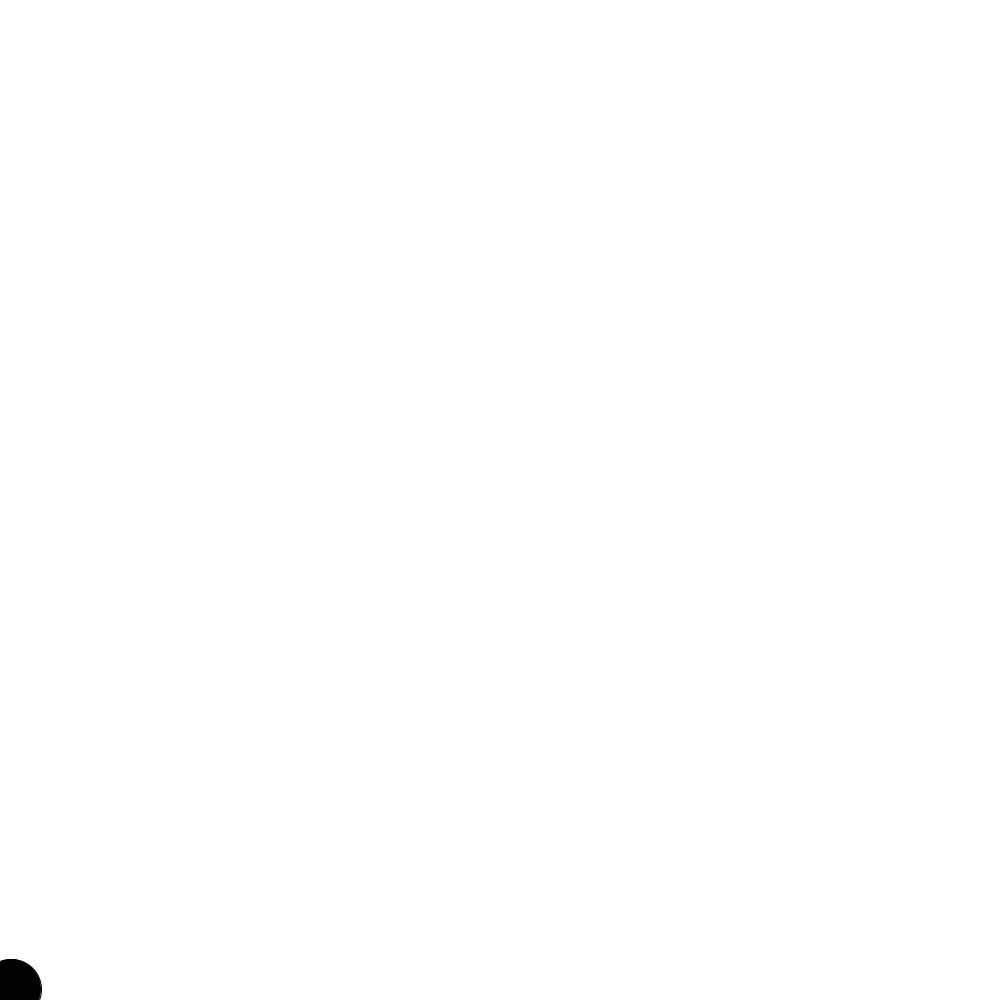
Frame 1 (no input)
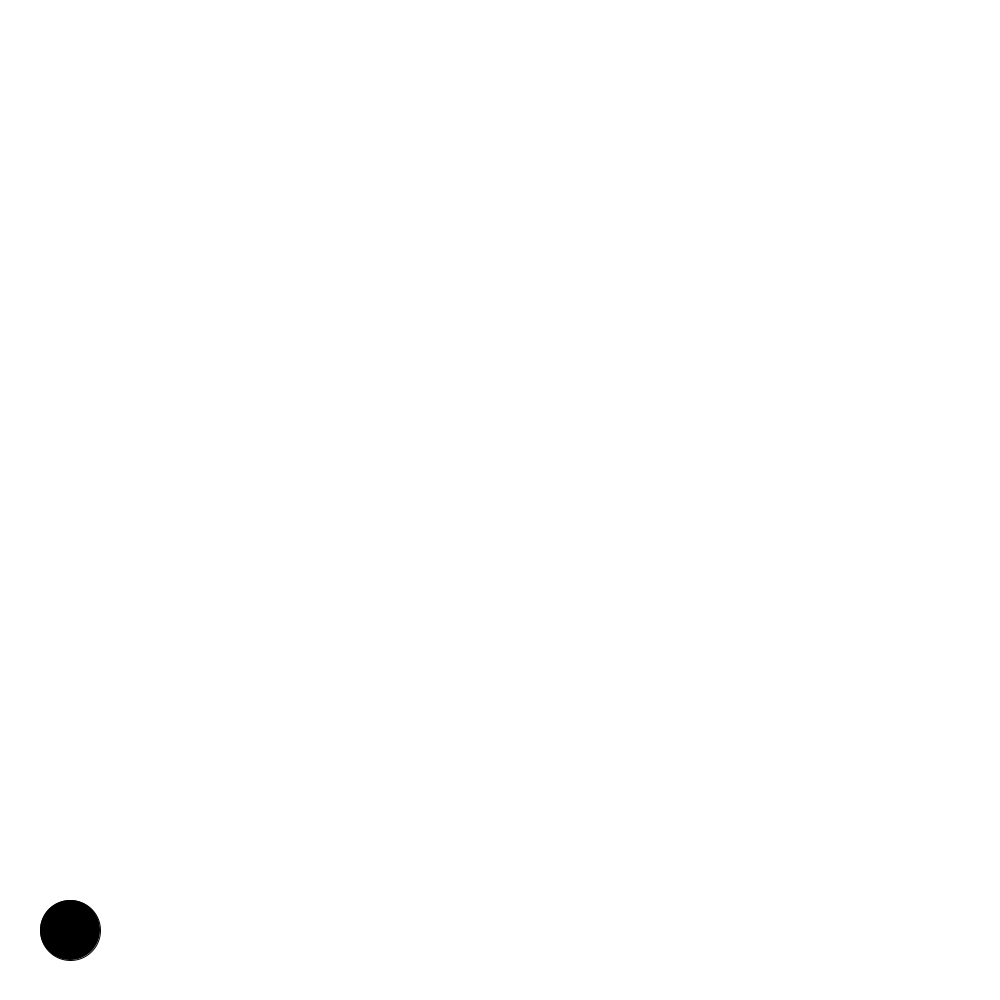
Frame 60 (the mouse pressed at the canvas centre just before this capture)
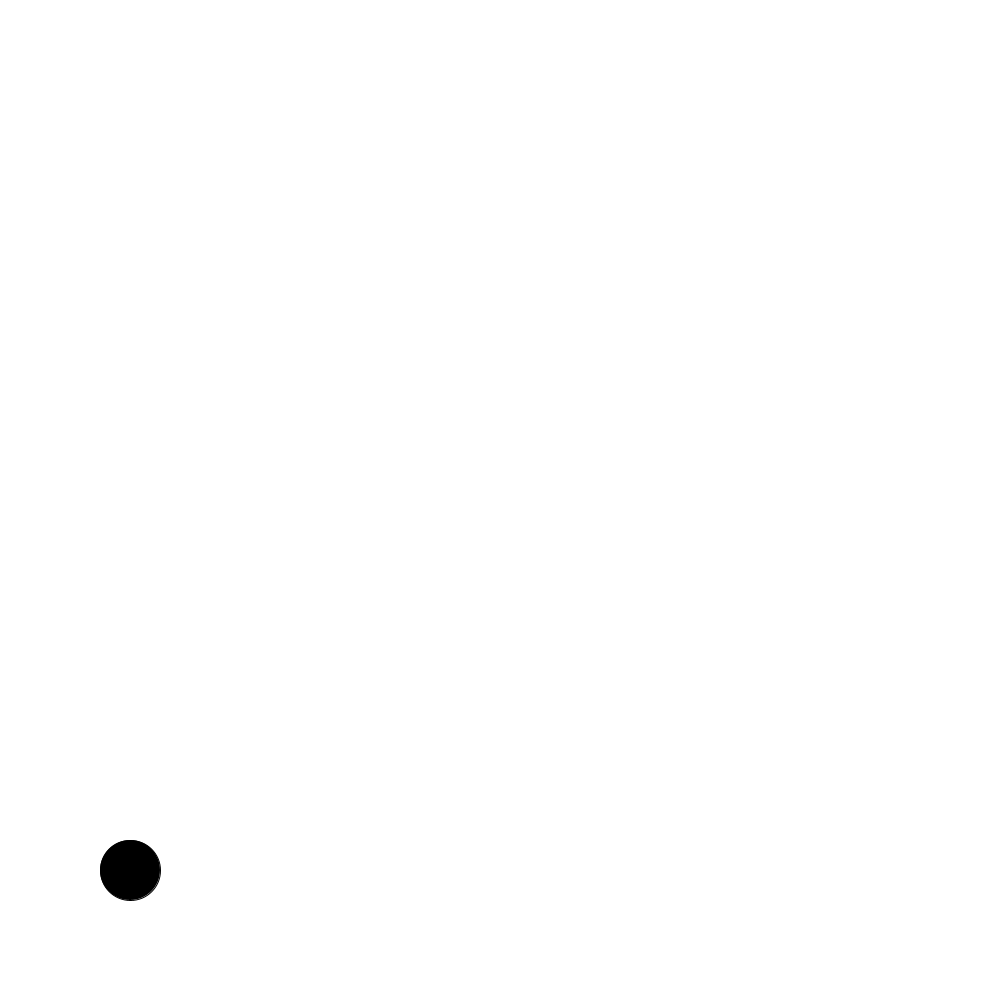
Frame 120 (the mouse held since frame 60 and released just before this capture)

The Processing sketch that drew these frames (run headless with seeded random() and noise(); from frame 60 on, the mouse is pressed at the canvas centre):

// Processing sketch: Travelling_Circle
// ── Travelling_Circle.pde
// Travelling Circle

float x;
float y;

void setup()
{
  size(1000, 1000);
  x = 10;
  y = 990;
  fill(0);
}

void draw()
{
  x += 1;
  y -= 1;
  background(255);
  ellipse(x, y, 60, 60);
}
